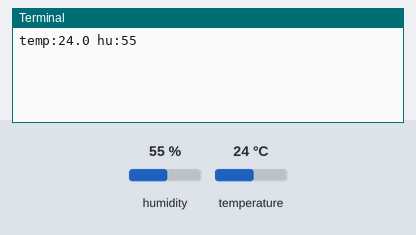
The program below on a simulated Raspberry Pi (BCM pin numbers). Shown: the last lines printed to the terminal. The inputs (shaded band) are chosen by the test bench; at power-on: humidity 55 %, temperature 24 °C.

Above: at 1.2 s.
1.3 s: humidity set to 22 %
At 2.5 s:
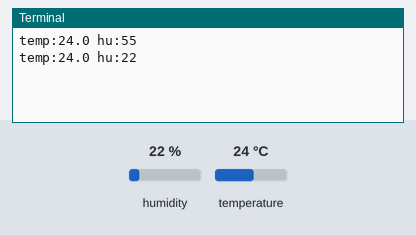
3.0 s: temperature set to 12 °C
At 4.5 s:
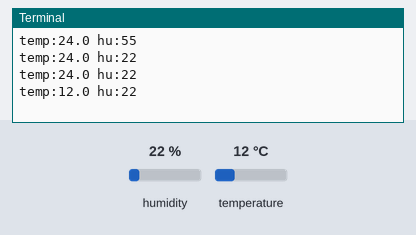
4.7 s: humidity set to 40 %
At 6.3 s:
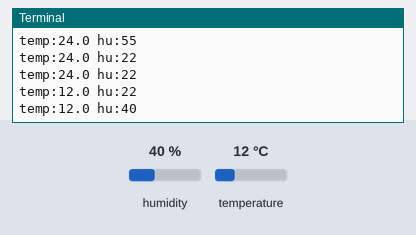
Timing chart, 0 to 7.8 s (numbered marks = the images above; inputs shaded):
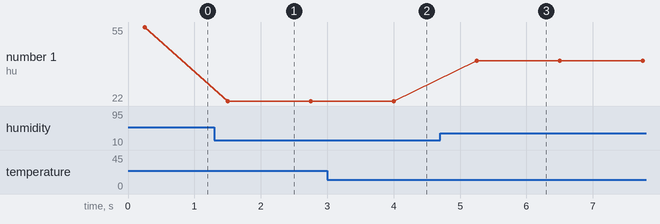

Measured:
- after the input at 1.3 s, the terminal: prints a new line after 0.20 s (image 1)
- after the input at 3.0 s, the terminal: prints a new line after 1.0 s (image 2)
- after the input at 4.7 s, the terminal: prints a new line after 0.55 s (image 3)
- plotted number 1: 55 → 22 after the input at 1.3 s, 22 → 40 after the input at 4.7 s

The program:

csvTEST1.py
```python
import csv
import time
from seeed_dht import DHT

sensor = DHT('11', 18)
# pin = 18
while True:
    hu, temp = sensor.read()
    print('temp:{0:0.1f} hu:{1}'.format(temp, hu))
    time.sleep(1)
    data = [hu, temp]

with open('hu_temp.csv', 'w') as file:
	writer = csv.writer(file)
    writer.writerow(data)
```
